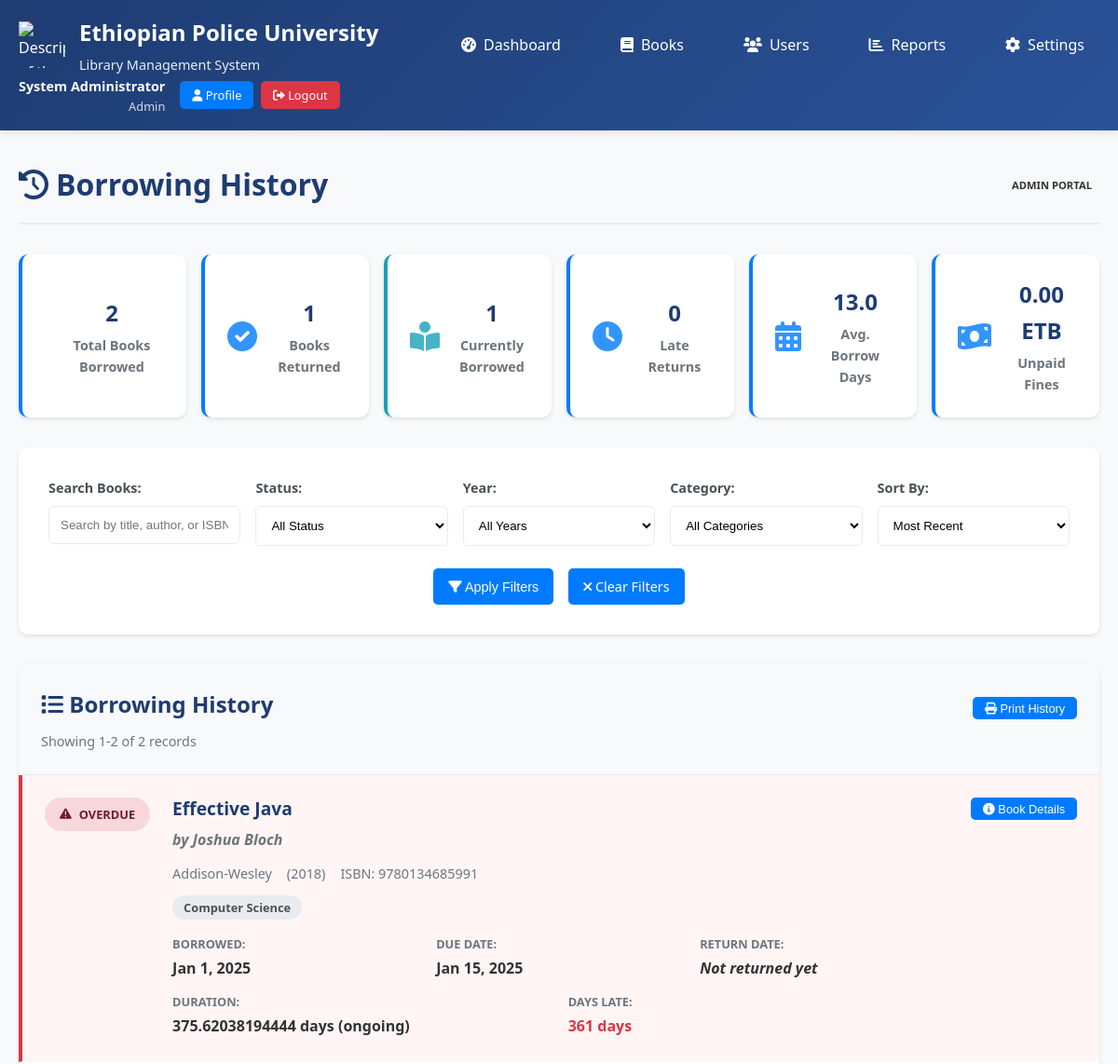
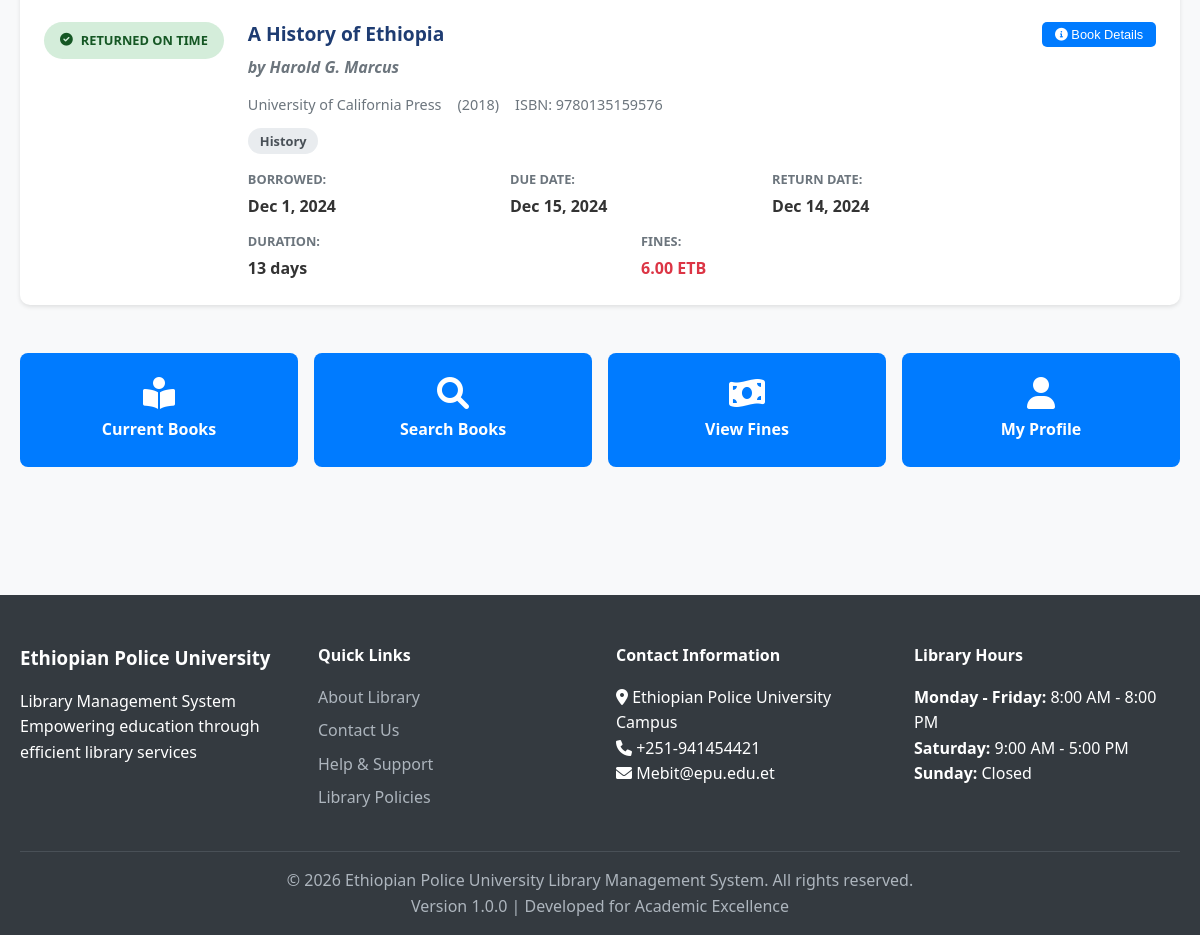
Screenshot of /history.php (signed in) with the database file from the repository (2 pictures, top to bottom).
### tables this page shows
CREATE TABLE borrow_records (
    borrow_id INT PRIMARY KEY AUTO_INCREMENT,
    user_id INT NOT NULL,
    book_id INT NOT NULL,
    borrow_date DATE NOT NULL,
    due_date DATE NOT NULL,
    return_date DATE NULL,
    status ENUM('borrowed', 'returned', 'overdue') DEFAULT 'borrowed',
    notes TEXT,
    created_at TIMESTAMP DEFAULT CURRENT_TIMESTAMP,
    updated_at TIMESTAMP DEFAULT CURRENT_TIMESTAMP ON UPDATE CURRENT_TIMESTAMP,
    FOREIGN KEY (user_id) REFERENCES users(user_id) ON DELETE CASCADE,
    FOREIGN KEY (book_id) REFERENCES books(book_id) ON DELETE CASCADE,
    INDEX idx_user_id (user_id),
    INDEX idx_book_id (book_id),
    INDEX idx_borrow_date (borrow_date),
    INDEX idx_due_date (due_date),
    INDEX idx_status (status)
);

CREATE TABLE books (
    book_id INT PRIMARY KEY AUTO_INCREMENT,
    isbn VARCHAR(13) UNIQUE NOT NULL,
    title VARCHAR(200) NOT NULL,
    author VARCHAR(100) NOT NULL,
    publisher VARCHAR(100) NOT NULL,
    category_id INT NOT NULL,
    publication_year YEAR,
    total_copies INT DEFAULT 1,
    available_copies INT DEFAULT 1,
    status ENUM('available', 'borrowed', 'maintenance') DEFAULT 'available',
    created_at TIMESTAMP DEFAULT CURRENT_TIMESTAMP,
    updated_at TIMESTAMP DEFAULT CURRENT_TIMESTAMP ON UPDATE CURRENT_TIMESTAMP,
    FOREIGN KEY (category_id) REFERENCES categories(category_id) ON DELETE RESTRICT,
    INDEX idx_isbn (isbn),
    INDEX idx_title (title),
    INDEX idx_author (author),
    INDEX idx_category (category_id),
    INDEX idx_status (status)
);

CREATE TABLE categories (
    category_id INT PRIMARY KEY AUTO_INCREMENT,
    category_name VARCHAR(50) UNIQUE NOT NULL,
    description TEXT,
    created_at TIMESTAMP DEFAULT CURRENT_TIMESTAMP,
    updated_at TIMESTAMP DEFAULT CURRENT_TIMESTAMP ON UPDATE CURRENT_TIMESTAMP
);

### history.php (the view, shortened to what the rows shown need)
<?php
require_once '../includes/config.php';
$current_user = get_logged_in_user();
$user_id = $current_user['user_id'];
$sort_by = sanitize_input($_GET['sort'] ?? 'recent');
$page = max(1, (int)($_GET['page'] ?? 1));
$per_page = 15;
$offset = ($page - 1) * $per_page;
$history_records = [];
try {
    $where_conditions = ['br.user_id = ?'];
    $params = [$user_id];
    $where_clause = 'WHERE ' . implode(' AND ', $where_conditions);
    $sort_options = [
        'recent' => 'br.borrow_date DESC',
        'oldest' => 'br.borrow_date ASC',
        'title' => 'b.title ASC',
        'author' => 'b.author ASC',
        'due_date' => 'br.due_date DESC',
        'return_date' => 'br.return_date DESC'
    ];
    $order_clause = 'ORDER BY ' . ($sort_options[$sort_by] ?? $sort_options['recent']);
    $history_sql = "SELECT br.*,
                           b.title, b.author, b.isbn, b.publisher, b.publication_year,
                           c.category_name,
                           DATEDIFF(COALESCE(br.return_date, CURDATE()), br.due_date) as days_difference,
                           CASE
                               WHEN br.return_date IS NULL AND br.due_date < CURDATE() THEN 'overdue'
                               WHEN br.return_date IS NULL THEN 'current'
                               WHEN br.return_date > br.due_date THEN 'returned_late'
                               ELSE 'returned_on_time'
                           END as return_status,
                           (SELECT COUNT(*) FROM fines f WHERE f.borrow_id = br.borrow_id) as has_fines,
                           (SELECT COALESCE(SUM(fine_amount), 0) FROM fines f WHERE f.borrow_id = br.borrow_id) as total_fines
                    FROM borrow_records br
                    JOIN books b ON br.book_id = b.book_id
                    JOIN categories c ON b.category_id = c.category_id
                    $where_clause
                    $order_clause
                    LIMIT $per_page OFFSET $offset";
    $history_records = execute_query($history_sql, $params)->fetchAll();
} catch (Exception $e) {
    error_log("Error fetching borrowing history: " . $e->getMessage());
    $error_message = "An error occurred while loading your borrowing history.";
}
include '../includes/header.php';
?>
<div class="container">
    <div class="page-header">
        <h1><i class="fas fa-history"></i> Borrowing History</h1>
    </div>
    <div class="history-section">
        <div class="section-header">
            <div class="section-info">
                <h2><i class="fas fa-list"></i> Borrowing History</h2>
            </div>
        </div>
        <?php if (!empty($history_records)): ?>
            <div class="history-list">
                <?php foreach ($history_records as $record): ?>
                    <div class="history-item <?php echo $record['return_status']; ?>-item">
                        <div class="history-status">
                            <?php if ($record['return_status'] === 'current'): ?>
                                <div class="status-badge current">
                                    <i class="fas fa-book-reader"></i>
                                    Currently Borrowed
                                </div>
                            <?php elseif ($record['return_status'] === 'overdue'): ?>
                                <div class="status-badge overdue">
                                    <i class="fas fa-exclamation-triangle"></i>
                                    Overdue
                                </div>
                            <?php else: ?>
                                <div class="status-badge returned">
                                    <i class="fas fa-check-circle"></i>
                                    Returned On Time
                                </div>
                            <?php endif; ?>
                        </div>
                        <div class="history-content">
                            <div class="book-info">
                                <h3 class="book-title"><?php echo htmlspecialchars($record['title']); ?></h3>
                                <p class="book-author">by <?php echo htmlspecialchars($record['author']); ?></p>
                                <div class="book-meta">
                                    <span class="book-publisher"><?php echo htmlspecialchars($record['publisher']); ?></span>
                                    <?php if ($record['publication_year']): ?>
                                        <span class="book-year">(<?php echo $record['publication_year']; ?>)</span>
                                    <?php endif; ?>
                                    <span class="book-isbn">ISBN: <?php echo htmlspecialchars($record['isbn']); ?></span>
                                </div>
                                <div class="book-category">
                                    <span class="category-badge"><?php echo htmlspecialchars($record['category_name']); ?></span>
                                </div>
                            </div>
                            <div class="borrow-details">
                                <div class="detail-row">
                                    <div class="detail-item">
                                        <label>Borrowed:</label>
                                        <span><?php echo date('M j, Y', strtotime($record['borrow_date'])); ?></span>
                                    </div>
                                    <div class="detail-item">
                                        <label>Due Date:</label>
                                        <span><?php echo date('M j, Y', strtotime($record['due_date'])); ?></span>
                                    </div>
                                    <div class="detail-item">
                                        <label>Return Date:</label>
                                        <span>
                                            <?php if ($record['return_date']): ?>
                                                <?php echo date('M j, Y', strtotime($record['return_date'])); ?>
                                            <?php else: ?>
                                                <em>Not returned yet</em>
                                            <?php endif; ?>
                                        </span>
                                    </div>
                                </div>
                                <div class="detail-row">
                                    <div class="detail-item">
                                        <label>Duration:</label>
                                        <span>
                                            <?php if ($record['return_date']): ?>
                                                <?php echo abs(strtotime($record['return_date']) - strtotime($record['borrow_date'])) / (60*60*24); ?> days
                                            <?php else: ?>
                                                <?php echo abs(time() - strtotime($record['borrow_date'])) / (60*60*24); ?> days (ongoing)
                                            <?php endif; ?>
                                        </span>
                                    </div>
                                    <?php if ($record['return_status'] === 'returned_late' || $record['return_status'] === 'overdue'): ?>
                                        <div class="detail-item">
                                            <label>Days Late:</label>
                                            <span class="text-danger">
                                                <?php echo abs($record['days_difference']); ?> day<?php echo abs($record['days_difference']) !== 1 ? 's' : ''; ?>
                                            </span>
                                        </div>
                                    <?php endif; ?>
                                    <?php if ($record['has_fines'] > 0): ?>
                                        <div class="detail-item">
                                            <label>Fines:</label>
                                            <span class="text-danger">
                                                <?php echo number_format($record['total_fines'], 2); ?> ETB
                                            </span>
                                        </div>
                                    <?php endif; ?>
                                </div>
                            </div>
                        </div>
                        <div class="history-actions">
                            <button class="btn btn-sm btn-outline" onclick="showBookDetails(<?php echo $record['book_id']; ?>)">
                                <i class="fas fa-info-circle"></i> Book Details
                            </button>
                        </div>
                    </div>
                <?php endforeach; ?>
            </div>
        <?php endif; ?>
    </div>
</div>
<?php include '../includes/footer.php'; ?>

### rows the page displays
borrow_records: shows "OVERDUE", book.title "Effective Java", book.author "Joshua Bloch", book.publisher "Addison-Wesley", book.publication_year "2018", book.isbn "9780134685991", categories.category_name "Computer Science", borrow_date "Jan 1, 2025", due_date "Jan 15, 2025", shows "Not returned yet", days_difference "361"
borrow_records: shows "RETURNED ON TIME", book.title "A History of Ethiopia", book.author "Harold G. Marcus", book.publisher "University of California Press", book.publication_year "2018", book.isbn "9780135159576", categories.category_name "History", borrow_date "Dec 1, 2024", due_date "Dec 15, 2024", return_date "Dec 14, 2024", return_date+borrow_date "13", total_fines "6.00"

### other values shown
$current_user['full_name'] "System Administrator"
$current_user['role'] "Admin"
$current_user['role'] "ADMIN"
$history_stats['total_borrowed'] "2"
$history_stats['total_returned'] "1"
$history_stats['currently_borrowed'] "1"
$history_stats['late_returns'] "0"
$history_stats['avg_borrow_days'] "13.0"
$history_stats['unpaid_fines'] "0.00"
$offset + 1 "1"
min($offset + $per_page, $total_records) "2"
$total_records "2"
APP_VERSION "1.0.0"
